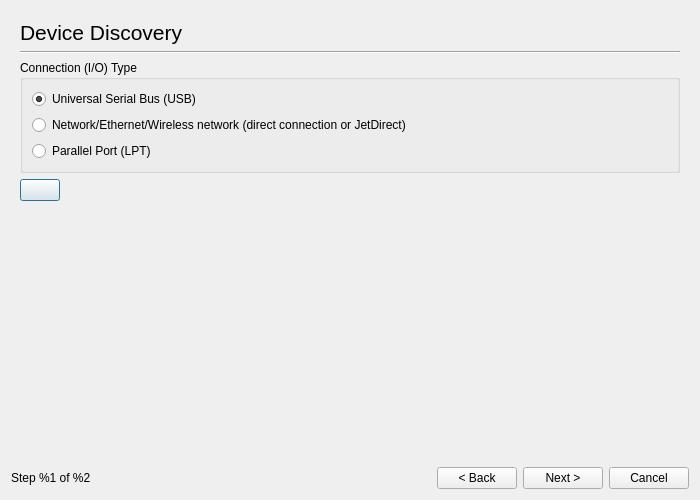
<ui version="4.0" >
 <class>Dialog</class>
 <widget class="QDialog" name="Dialog" >
  <property name="windowModality" >
   <enum>Qt::ApplicationModal</enum>
  </property>
  <property name="geometry" >
   <rect>
    <x>0</x>
    <y>0</y>
    <width>700</width>
    <height>500</height>
   </rect>
  </property>
  <property name="windowTitle" >
   <string>HP Device Manager - Setup</string>
  </property>
  <layout class="QGridLayout" >
   <item row="0" column="0" colspan="5" >
    <widget class="QStackedWidget" name="StackedWidget" >
     <property name="currentIndex" >
      <number>0</number>
     </property>
     <widget class="QWidget" name="DiscoveryPage" >
      <layout class="QGridLayout" >
       <item row="0" column="0" colspan="2" >
        <widget class="QLabel" name="label" >
         <property name="font" >
          <font>
           <pointsize>16</pointsize>
          </font>
         </property>
         <property name="text" >
          <string>Device Discovery</string>
         </property>
        </widget>
       </item>
       <item row="1" column="0" colspan="2" >
        <widget class="Line" name="line" >
         <property name="orientation" >
          <enum>Qt::Horizontal</enum>
         </property>
        </widget>
       </item>
       <item row="2" column="0" colspan="2" >
        <widget class="QGroupBox" name="groupBox" >
         <property name="title" >
          <string>Connection (I/O) Type</string>
         </property>
         <layout class="QGridLayout" >
          <item row="0" column="0" >
           <widget class="QRadioButton" name="UsbRadioButton" >
            <property name="text" >
             <string>Universal Serial Bus (USB)</string>
            </property>
            <property name="checked" >
             <bool>true</bool>
            </property>
           </widget>
          </item>
          <item row="1" column="0" >
           <widget class="QRadioButton" name="NetworkRadioButton" >
            <property name="text" >
             <string>Network/Ethernet/Wireless network (direct connection or JetDirect)</string>
            </property>
           </widget>
          </item>
          <item row="2" column="0" >
           <widget class="QRadioButton" name="ParallelRadioButton" >
            <property name="enabled" >
             <bool>true</bool>
            </property>
            <property name="text" >
             <string>Parallel Port (LPT)</string>
            </property>
           </widget>
          </item>
         </layout>
        </widget>
       </item>
       <item row="3" column="0" >
        <widget class="QPushButton" name="AdvancedButton" >
         <property name="text" >
          <string/>
         </property>
        </widget>
       </item>
       <item row="3" column="1" >
        <spacer>
         <property name="orientation" >
          <enum>Qt::Horizontal</enum>
         </property>
         <property name="sizeHint" >
          <size>
           <width>381</width>
           <height>20</height>
          </size>
         </property>
        </spacer>
       </item>
       <item row="4" column="0" colspan="2" >
        <widget class="QStackedWidget" name="AdvancedStackedWidget" >
         <property name="currentIndex" >
          <number>1</number>
         </property>
         <widget class="QWidget" name="page" >
          <layout class="QGridLayout" >
           <item row="0" column="0" >
            <widget class="QGroupBox" name="DiscoveryOptionsGroupBox" >
             <property name="title" >
              <string>Discovery Options</string>
             </property>
             <layout class="QGridLayout" >
              <item row="0" column="0" >
               <layout class="QHBoxLayout" >
                <item>
                 <widget class="QLabel" name="label_2" >
                  <property name="text" >
                   <string>Search term:</string>
                  </property>
                 </widget>
                </item>
                <item>
                 <widget class="QLineEdit" name="SearchLineEdit" />
                </item>
               </layout>
              </item>
              <item row="0" column="1" colspan="2" >
               <layout class="QHBoxLayout" >
                <item>
                 <widget class="QLabel" name="label_14" >
                  <property name="text" >
                   <string>Type:</string>
                  </property>
                 </widget>
                </item>
                <item>
                 <widget class="QComboBox" name="DeviceTypeComboBox" />
                </item>
               </layout>
              </item>
              <item row="1" column="0" >
               <layout class="QHBoxLayout" >
                <item>
                 <widget class="QLabel" name="NetworkDiscoveryMethodLabel" >
                  <property name="text" >
                   <string>Network discovery method:</string>
                  </property>
                 </widget>
                </item>
                <item>
                 <widget class="QComboBox" name="NetworkDiscoveryMethodComboBox" >
                  <item>
                   <property name="text" >
                    <string>SLP</string>
                   </property>
                  </item>
                  <item>
                   <property name="text" >
                    <string>mDNS/Bonjour</string>
                   </property>
                  </item>
                 </widget>
                </item>
               </layout>
              </item>
              <item row="1" column="1" >
               <layout class="QHBoxLayout" >
                <item>
                 <widget class="QLabel" name="NetworkTimeoutLabel" >
                  <property name="text" >
                   <string>Timeout:</string>
                  </property>
                 </widget>
                </item>
                <item>
                 <widget class="QSpinBox" name="NetworkTimeoutSpinBox" >
                  <property name="suffix" >
                   <string>sec</string>
                  </property>
                  <property name="minimum" >
                   <number>1</number>
                  </property>
                  <property name="maximum" >
                   <number>90</number>
                  </property>
                  <property name="value" >
                   <number>5</number>
                  </property>
                 </widget>
                </item>
               </layout>
              </item>
              <item row="1" column="2" >
               <layout class="QHBoxLayout" >
                <item>
                 <widget class="QLabel" name="NetworkTTLLabel" >
                  <property name="text" >
                   <string>TTL:</string>
                  </property>
                 </widget>
                </item>
                <item>
                 <widget class="QSpinBox" name="NetworkTTLSpinBox" >
                  <property name="suffix" >
                   <string/>
                  </property>
                  <property name="minimum" >
                   <number>1</number>
                  </property>
                  <property name="maximum" >
                   <number>8</number>
                  </property>
                  <property name="value" >
                   <number>4</number>
                  </property>
                 </widget>
                </item>
               </layout>
              </item>
             </layout>
            </widget>
           </item>
           <item row="1" column="0" >
            <widget class="QGroupBox" name="ManualGroupBox" >
             <property name="title" >
              <string>Manual Discovery</string>
             </property>
             <property name="checkable" >
              <bool>true</bool>
             </property>
             <layout class="QGridLayout" >
              <item row="0" column="0" >
               <widget class="QLabel" name="ManualParamLabel" >
                <property name="text" >
                 <string>Parameter:</string>
                </property>
               </widget>
              </item>
              <item row="0" column="1" >
               <widget class="QLineEdit" name="ManualParamLineEdit" />
              </item>
              <item row="0" column="2" >
               <widget class="QLabel" name="JetDirectLabel" >
                <property name="text" >
                 <string>Jetdirect port:</string>
                </property>
               </widget>
              </item>
              <item row="0" column="3" >
               <widget class="QSpinBox" name="JetDirectSpinBox" >
                <property name="minimum" >
                 <number>1</number>
                </property>
                <property name="maximum" >
                 <number>3</number>
                </property>
               </widget>
              </item>
             </layout>
            </widget>
           </item>
          </layout>
         </widget>
         <widget class="QWidget" name="page_4" />
        </widget>
       </item>
       <item row="5" column="0" colspan="2" >
        <spacer>
         <property name="orientation" >
          <enum>Qt::Vertical</enum>
         </property>
         <property name="sizeHint" >
          <size>
           <width>478</width>
           <height>20</height>
          </size>
         </property>
        </spacer>
       </item>
      </layout>
     </widget>
     <widget class="QWidget" name="page_2" >
      <layout class="QGridLayout" >
       <item row="0" column="0" colspan="2" >
        <widget class="QLabel" name="label_4" >
         <property name="font" >
          <font>
           <pointsize>16</pointsize>
          </font>
         </property>
         <property name="text" >
          <string>Select From Discovered Devices</string>
         </property>
        </widget>
       </item>
       <item row="1" column="0" colspan="3" >
        <widget class="Line" name="line_2" >
         <property name="orientation" >
          <enum>Qt::Horizontal</enum>
         </property>
        </widget>
       </item>
       <item row="2" column="0" colspan="3" >
        <widget class="QTableWidget" name="DevicesTableWidget" >
         <property name="alternatingRowColors" >
          <bool>true</bool>
         </property>
         <property name="selectionMode" >
          <enum>QAbstractItemView::SingleSelection</enum>
         </property>
         <property name="selectionBehavior" >
          <enum>QAbstractItemView::SelectRows</enum>
         </property>
         <property name="sortingEnabled" >
          <bool>false</bool>
         </property>
        </widget>
       </item>
       <item row="3" column="0" >
        <layout class="QHBoxLayout" >
         <item>
          <widget class="QLabel" name="DevicesFoundIcon" >
           <property name="sizePolicy" >
            <sizepolicy vsizetype="Fixed" hsizetype="Fixed" >
             <horstretch>0</horstretch>
             <verstretch>0</verstretch>
            </sizepolicy>
           </property>
           <property name="minimumSize" >
            <size>
             <width>16</width>
             <height>16</height>
            </size>
           </property>
           <property name="maximumSize" >
            <size>
             <width>16</width>
             <height>16</height>
            </size>
           </property>
           <property name="frameShape" >
            <enum>QFrame::NoFrame</enum>
           </property>
           <property name="text" >
            <string/>
           </property>
          </widget>
         </item>
         <item>
          <widget class="QLabel" name="DevicesFoundLabel" >
           <property name="sizePolicy" >
            <sizepolicy vsizetype="Preferred" hsizetype="Expanding" >
             <horstretch>0</horstretch>
             <verstretch>0</verstretch>
            </sizepolicy>
           </property>
           <property name="text" >
            <string>Found %1 devices on the %1 bus.</string>
           </property>
           <property name="wordWrap" >
            <bool>true</bool>
           </property>
          </widget>
         </item>
        </layout>
       </item>
       <item row="3" column="1" >
        <spacer>
         <property name="orientation" >
          <enum>Qt::Horizontal</enum>
         </property>
         <property name="sizeType" >
          <enum>QSizePolicy::Preferred</enum>
         </property>
         <property name="sizeHint" >
          <size>
           <width>21</width>
           <height>28</height>
          </size>
         </property>
        </spacer>
       </item>
       <item row="3" column="2" >
        <widget class="QPushButton" name="RefreshButton" >
         <property name="text" >
          <string>Refresh</string>
         </property>
        </widget>
       </item>
      </layout>
     </widget>
     <widget class="QWidget" name="page_3" >
      <layout class="QGridLayout" >
       <item row="0" column="0" >
        <widget class="QLabel" name="label_5" >
         <property name="font" >
          <font>
           <pointsize>16</pointsize>
          </font>
         </property>
         <property name="text" >
          <string>Setup Device</string>
         </property>
        </widget>
       </item>
       <item row="1" column="0" >
        <widget class="Line" name="line_3" >
         <property name="orientation" >
          <enum>Qt::Horizontal</enum>
         </property>
        </widget>
       </item>
       <item row="2" column="0" >
        <widget class="QGroupBox" name="groupBox_3" >
         <property name="title" >
          <string>Printer Setup</string>
         </property>
         <layout class="QGridLayout" >
          <item row="0" column="0" >
           <widget class="QLabel" name="label_6" >
            <property name="text" >
             <string>Printer name:</string>
            </property>
           </widget>
          </item>
          <item row="0" column="1" colspan="2" >
           <widget class="QLineEdit" name="PrinterNameLineEdit" />
          </item>
          <item row="1" column="0" >
           <widget class="QLabel" name="label_7" >
            <property name="text" >
             <string>Description:</string>
            </property>
           </widget>
          </item>
          <item row="1" column="1" colspan="2" >
           <widget class="QLineEdit" name="PrinterDescriptionLineEdit" />
          </item>
          <item row="2" column="0" >
           <widget class="QLabel" name="label_8" >
            <property name="text" >
             <string>Location:</string>
            </property>
           </widget>
          </item>
          <item row="2" column="1" colspan="2" >
           <widget class="QLineEdit" name="PrinterLocationLineEdit" />
          </item>
          <item row="3" column="0" >
           <widget class="QLabel" name="label_3" >
            <property name="text" >
             <string>PPD file:</string>
            </property>
           </widget>
          </item>
          <item row="3" column="1" >
           <widget class="QLineEdit" name="PPDFileLineEdit" >
            <property name="readOnly" >
             <bool>true</bool>
            </property>
           </widget>
          </item>
          <item row="3" column="2" >
           <widget class="QToolButton" name="OtherPPDButton" >
            <property name="text" >
             <string/>
            </property>
           </widget>
          </item>
         </layout>
        </widget>
       </item>
       <item row="3" column="0" >
        <widget class="QGroupBox" name="SetupFaxGroupBox" >
         <property name="title" >
          <string>Fax Setup</string>
         </property>
         <property name="checkable" >
          <bool>true</bool>
         </property>
         <layout class="QGridLayout" >
          <item row="0" column="0" >
           <widget class="QLabel" name="label_9" >
            <property name="text" >
             <string>Fax name:</string>
            </property>
           </widget>
          </item>
          <item row="0" column="1" colspan="3" >
           <widget class="QLineEdit" name="FaxNameLineEdit" />
          </item>
          <item row="1" column="0" >
           <widget class="QLabel" name="label_10" >
            <property name="text" >
             <string>Fax number:</string>
            </property>
           </widget>
          </item>
          <item row="1" column="1" >
           <widget class="QLineEdit" name="FaxNumberLineEdit" />
          </item>
          <item row="1" column="2" >
           <widget class="QLabel" name="label_11" >
            <property name="text" >
             <string>Name/company:</string>
            </property>
           </widget>
          </item>
          <item row="1" column="3" >
           <widget class="QLineEdit" name="NameCompanyLineEdit" />
          </item>
          <item row="2" column="0" >
           <widget class="QLabel" name="label_12" >
            <property name="text" >
             <string>Description:</string>
            </property>
           </widget>
          </item>
          <item row="2" column="1" colspan="3" >
           <widget class="QLineEdit" name="FaxDescriptionLineEdit" />
          </item>
          <item row="3" column="0" >
           <widget class="QLabel" name="label_13" >
            <property name="text" >
             <string>Location:</string>
            </property>
           </widget>
          </item>
          <item row="3" column="1" colspan="3" >
           <widget class="QLineEdit" name="FaxLocationLineEdit" />
          </item>
         </layout>
        </widget>
       </item>
       <item row="4" column="0" >
        <spacer>
         <property name="orientation" >
          <enum>Qt::Vertical</enum>
         </property>
         <property name="sizeHint" >
          <size>
           <width>341</width>
           <height>16</height>
          </size>
         </property>
        </spacer>
       </item>
       <item row="5" column="0" >
        <widget class="QCheckBox" name="SendTestPageCheckBox" >
         <property name="text" >
          <string>Send test page to printer</string>
         </property>
        </widget>
       </item>
      </layout>
     </widget>
    </widget>
   </item>
   <item row="1" column="0" >
    <widget class="QLabel" name="StepText" >
     <property name="text" >
      <string>Step %1 of %2</string>
     </property>
    </widget>
   </item>
   <item row="1" column="1" >
    <spacer>
     <property name="orientation" >
      <enum>Qt::Horizontal</enum>
     </property>
     <property name="sizeHint" >
      <size>
       <width>181</width>
       <height>20</height>
      </size>
     </property>
    </spacer>
   </item>
   <item row="1" column="2" >
    <widget class="QPushButton" name="BackButton" >
     <property name="text" >
      <string>&lt; Back</string>
     </property>
    </widget>
   </item>
   <item row="1" column="3" >
    <widget class="QPushButton" name="NextButton" >
     <property name="text" >
      <string>Next ></string>
     </property>
    </widget>
   </item>
   <item row="1" column="4" >
    <widget class="QPushButton" name="CancelButton" >
     <property name="text" >
      <string>Cancel</string>
     </property>
    </widget>
   </item>
  </layout>
 </widget>
 <resources/>
 <connections/>
</ui>
